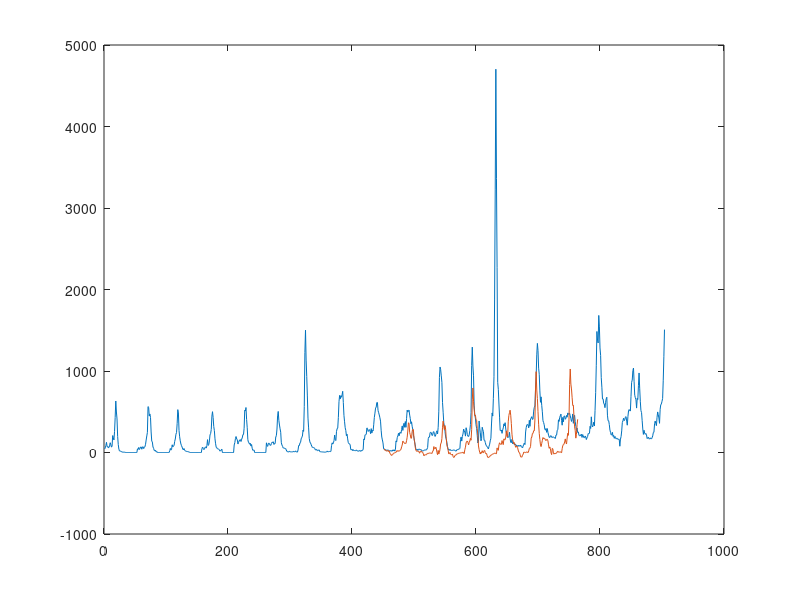

Write the MATLAB code that produced this figure.
function Smap

	E = 4
	theta = 10

	data = textread('reg_1_data.txt');
	%data = textread('Canada_gft_ili.dat');

	N = length(data);
	start_index = N/2; %- 2*52;

	%num_proj_steps = min( N - start_index, floor(start_index/2) );
	num_proj_steps = 6*52

	proj_data = [data(1:start_index) ; zeros(num_proj_steps,1)];

	% construct library
	library = proj_data(E:start_index);
	for i = 1:(E-1)
		library = [ library proj_data(E-i:start_index-i) ];
	end

	% length of the library
	liblen = length(library);

	pre_x = proj_data(start_index);
	pre_vec = library(liblen,:);

	% compute norms
	norms = sqrt( sum( (repmat(pre_vec,liblen,1) - library).^2 , 2) );
	%[norm_asc, indices] = sort(norms)
	d_bar = mean(norms);

	for p = 1:num_proj_steps

		% max library index that can be included to make the prediction p steps ahead
		lib_max_index = liblen - p;

		lib_part = library(1:lib_max_index,:);
		norms_part = norms(1:lib_max_index);

		weights = exp(-theta*norms_part / d_bar);

		if (sum(weights) == 0)
			weights
			return
		end

		% indices that can be used in prediction
		nb_inds = 1:lib_max_index;

		% get b(i) = w(|x_i  - x_t|)*y_i
		b = weights .* proj_data(nb_inds+E-1+p);

		% get A(i,j) = w(|x_i  - x_t|)*x_i(j)
		A = repmat(weights,1,E) .* lib_part;

		c = A\b;

		x_next = sum(c .* pre_vec');

		proj_data(start_index+p) = x_next;

		if isnan(x_next)
			fprintf('Bad things')
			weights
			weights_sum = sum(weights)
			ref_norm
			nb_inds
			proj_data(nb_inds+E)
			return
		end

	end

	xx = 1:N;
	XX = start_index:(start_index+num_proj_steps);
	figure
	plot( xx,data,XX,proj_data(XX),'-')

	%hold all
	%scatter(library(:,2),library(:,1),10,'filled')
	%scatter(proj_data(nb_inds+E-1),proj_data(nb_inds+E),100,'filled')
	%scatter(pre_vec(2), pre_vec(1), 100,'filled')
	%scatter(nearby_vecs(:,2), nearby_vecs(:,1), 50, 'filled')
	%scatter(pre_x,x_next,200,'filled')


end





















